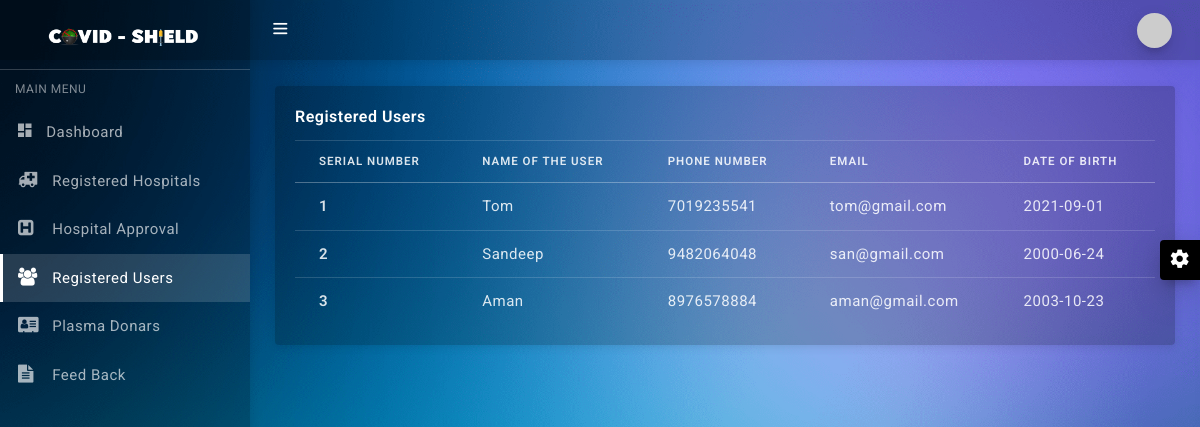
The page /Admin/RegisteredUser.php (signed in) on the database its author committed.
### tables this page shows
CREATE TABLE `user` (
  `uid` int(11) NOT NULL,
  `username` varchar(50) NOT NULL,
  `dob` date NOT NULL,
  `phone` varchar(30) NOT NULL,
  `email` varchar(50) NOT NULL,
  `question` varchar(50) NOT NULL,
  `answer` varchar(50) NOT NULL,
  `password` varchar(50) NOT NULL
);

### Admin/RegisteredUser.php (the view, shortened to what this page needs)
<!DOCTYPE html>
<html lang="en">
<head>
  <link href="assets/css/pace.min.css" rel="stylesheet"/>
  <link href="assets/plugins/vectormap/jquery-jvectormap-2.0.2.css" rel="stylesheet"/>
  <link href="assets/plugins/simplebar/css/simplebar.css" rel="stylesheet"/>
  <link href="assets/css/bootstrap.min.css" rel="stylesheet"/>
  <link href="assets/css/animate.css" rel="stylesheet" type="text/css"/>
  <link href="assets/css/icons.css" rel="stylesheet" type="text/css"/>
  <link href="assets/css/sidebar-menu.css" rel="stylesheet"/>
  <link href="assets/css/app-style.css" rel="stylesheet"/>
</head>
<body class="bg-theme bg-theme1">
 <div id="wrapper">
  <?php include('list.php'); ?>
<header class="topbar-nav">
 <nav class="navbar navbar-expand fixed-top">
  <ul class="navbar-nav mr-auto align-items-center">
    <li class="nav-item">
      <a class="nav-link toggle-menu" href="javascript:void();">
       <i class="icon-menu menu-icon"></i>
     </a>
    </li>
  </ul>
  <ul class="navbar-nav align-items-center right-nav-link">
    <li class="nav-item">
      <a class="nav-link dropdown-toggle dropdown-toggle-nocaret" data-toggle="dropdown" href="#">
        <span class="user-profile"><img src="https://via.placeholder.com/110x110" class="img-circle" alt="user avatar"></span>
      </a>
    </li>
  </ul>
</nav>
</header>
  <div class="content-wrapper">
    <div class="container-fluid">
      <div class="row mt-3">
        <div class="col-lg-12">
          <div class="card">
            <div class="card-body">
              <h5 class="card-title">Registered Users</h5>
              <div class="table-responsive">
                <table class="table">
                  <thead>
                    <tr>
                      <th scope="col">Serial Number</th>
                      <th scope="col">Name Of The User</th>
                      <th scope="col">Phone Number</th>
                      <th scope="col">Email</th>
                      <th scope="col">Date Of Birth</th>
                    </tr>
                  </thead>
                  <tbody>
				   <?php
				include("config.php");
	$sql = "select * from user";
	$result = mysqli_query($con,$sql);
	$count =mysqlI_num_rows($result);
	if($count>0)
	{
		$sl=0;
		while($row = mysqli_fetch_array($result))
		{
			$sl+=1;
			$name=$row[1];
			$dob=$row[2];
			$phone=$row[3];
			$email=$row[4];
			?>
                    <tr>
                      <th scope="row"><?php echo $sl; ?></th>
                      <td><?php echo $name; ?></td>
                      <td><?php echo $phone; ?></td>
                      <td><?php echo $email; ?></td>
                      <td><?php echo $dob; ?></td>
                    </tr>
	<?php }}?>
                  </tbody>
                </table>
              </div>
            </div>
          </div>
        </div>
      </div>
    </div>
    </div>
   <div class="right-sidebar">
    <div class="switcher-icon">
      <i class="zmdi zmdi-settings zmdi-hc-spin"></i>
    </div>
   </div>
  </div>
</body>
</html>

### rows shown on the page
user: username "Tom", phone "7019235541", email "tom@gmail.com", dob "2021-09-01"
user: username "Sandeep", phone "9482064048", email "san@gmail.com", dob "2000-06-24"
user: username "Aman", phone "8976578884", email "aman@gmail.com", dob "2003-10-23"
